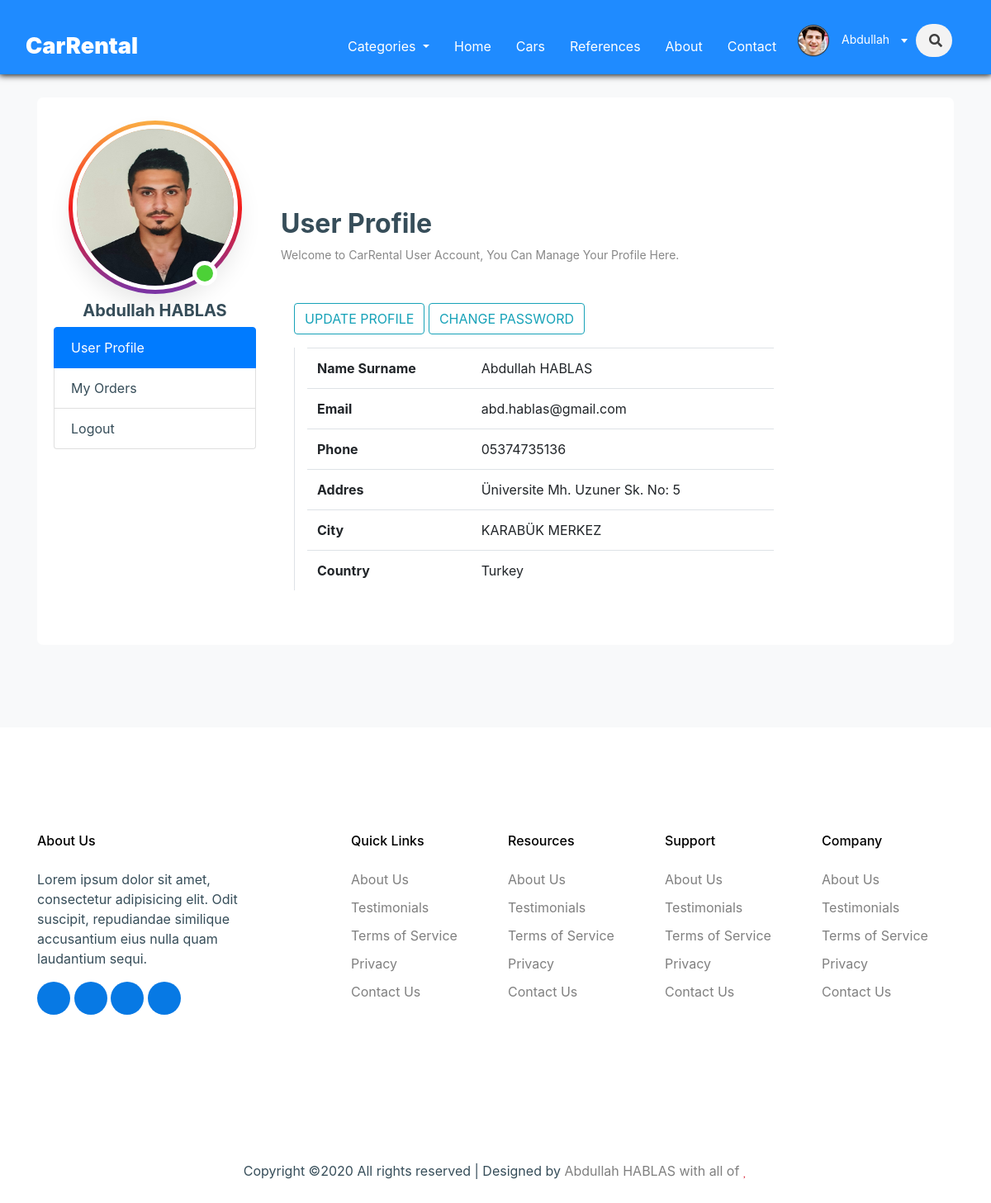
Page /user/ (signed in) on the earlier database version.
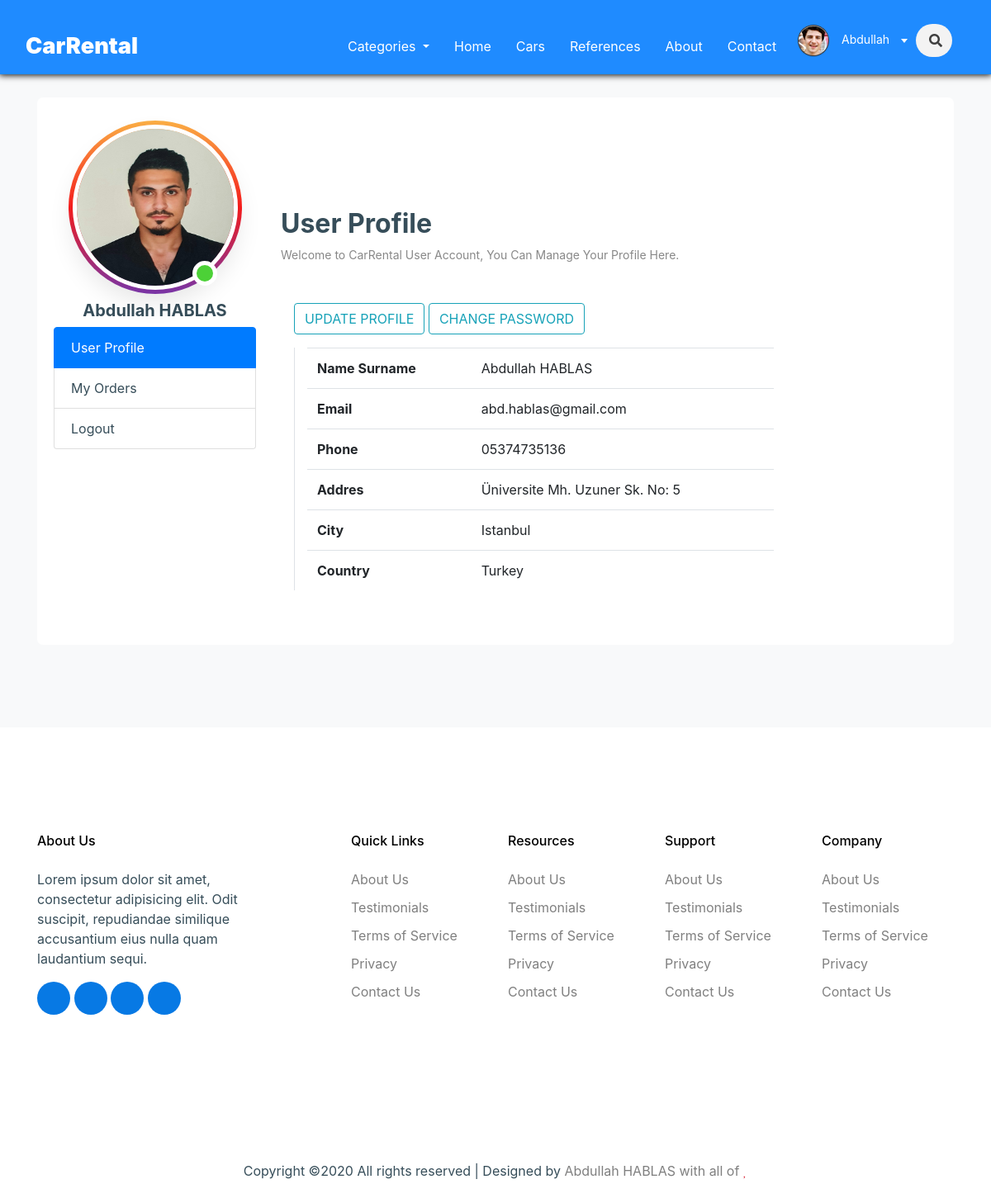
Same page on the later database version.
### user/models.py (models this page shows, shortened)
class UserProfile(models.Model):
    user = models.OneToOneField(User, on_delete=models.CASCADE)
    phone = models.CharField(blank=True, max_length=20)
    address = models.CharField(blank=True, max_length=200)
    city = models.CharField(blank=True, max_length=20)
    country = models.CharField(blank=True, max_length=20)
    avatar = models.ImageField(blank=True, upload_to='images/users/')
    def avatar_tag(self):
        return mark_safe('<img src="{}" height="50"/>'.format(self.avatar.url))
    avatar_tag.short_description = 'Avatar'

### user/views.py (the view)
# urls.py: path('', views.index, name='index'),
@login_required(login_url='/login')  # Check login
def index(request):
    categories = Category.objects.all()
    current_user = request.user
    profile = UserProfile.objects.get(user_id=current_user.id)
    context = {'categories': categories, 'profile': profile}
    return render(request, 'user_profile.html', context)

### user/templates/user_profile.html (shortened to what this page needs)
{% extends 'homebase.html' %}
{% load static %}
{% block content %}
    <div class="site-section bg-light mt-5">
        <div class="container">
            <div class="service-1 dark listing d-block  align-items-stretch">
                <div class="listing-img h-100 mr-8">
                    <div class="row">
                        <div class=" container col-lg-3 mt-4 ">
                            {% include "user_panel.html" %}
                        </div>
                        <div style="margin-top: 14%" class=" container col-lg-9">
                            <h2 class="section-heading"><strong>User Profile</strong></h2>
                            <p class="mb-5">Welcome to CarRental User Account, You Can Manage Your Profile Here.</p>
                            <div class="row ml-3 mb-3 mt-1">
                                <div>
                                    <a href="/user/update" class="btn btn-outline-info">UPDATE PROFILE</a>
                                    <a href="/user/password" class="btn btn-outline-info">CHANGE PASSWORD</a>
                                </div>
                            </div>
                            <div class="col-md-9 ml-3 border-left">
                                <table class="shopping-cart-table table">
                                    <tr>
                                        <th class="text-left">Name Surname</th>
                                        <td class="text-left">{{ user.first_name }} {{ user.last_name }} </td>
                                    </tr>
                                    <tr>
                                        <th class="text-left">Email</th>
                                        <td class="text-left">{{ profile.user.email }}</td>
                                    </tr>
                                    <tr>
                                        <th class="text-left">Phone</th>
                                        <td class="text-left">{{ profile.phone }}</td>
                                    </tr>
                                    <tr>
                                        <th class="text-left">Addres</th>
                                        <td class="text-left">{{ profile.address }}</td>
                                    </tr>
                                    <tr>
                                        <th class="text-left">City</th>
                                        <td class="text-left">{{ profile.city }}</td>
                                    </tr>
                                    <tr>
                                        <th class="text-left">Country</th>
                                        <td class="text-left">{{ profile.country }}</td>
                                    </tr>
                                </table>
                            </div>
                        </div>
                    </div>
                </div>
            </div>
        </div>
    </div>
{% endblock %}

### user/templates/user_panel.html (shortened to what this page needs)
<div class="billing-details">
   <div class="d-flex justify-content-center h-100">
			<div class="image_outer_container mt-4 mb-3">
				<div class="green_icon"></div>
				<div class="image_inner_container">
					<img style="border-radius: inherit" src="{{ profile.avatar.url }}">
				</div>
			</div>
		</div>
     <h5 class="section-heading text-center mt-n2 "><strong>{{ user.first_name }} {{ user.last_name }}</strong></h5>
    <div class="list-group">
        <a href="/user" class="list-group-item active border-non">User Profile</a>
        <a href="/user_orders" class="list-group-item">My Orders</a>
       <a href="/logout" class="list-group-item">Logout</a>
</div>
</div>

Differences in the rows shown:
changed UserProfile "Üniversite Mh. Uzuner Sk. No: 5": city "KARABÜK MERKEZ" → "Istanbul"
